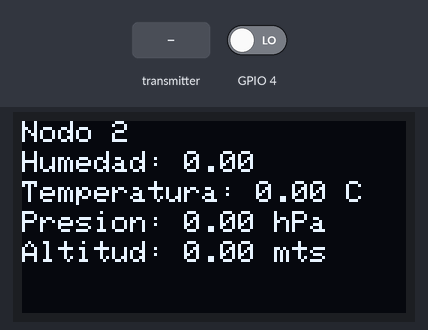
A sketch run on a simulated ESP32. Parts: 128×64 one-colour display. The test bench sets the inputs (shaded band); at power-on: GPIO 4 LOW. WiFi joins after 1.5 s; servers stay silent unless stated; uploads are accepted with an empty reply; what the sketch prints to the serial monitor is not drawn.

Above: at 4.7 s.
4.8 s: the transmitter starts sending id = 0
Timing chart, 0 to 7.8 s (numbered marks = the images above; inputs shaded):
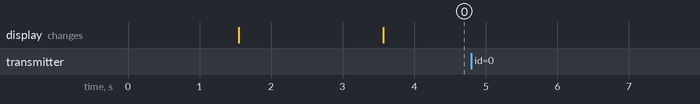

The sketch:

BaseDeDatosESP32V2.ino
```cpp
//Páginas de servicios:
//Página de referencia:
//https://www.youtube.com/watch?v=hvveBxxdx0Q

//Página de servidor gratuito:
//https://co.000webhost.com/

//SitioWeb:
//https://tomascortessitioweb.000webhostapp.com/ESP32Post.php
//Contraseña sitio WEB:
//W(4ybxdTJ#BRBvEN)KH&

//----------------------------------------------------------------Colocamos las bibliotecas--------------------------------------------------------

#include <WiFi.h>
#include <WiFiMulti.h>
#include <HTTPClient.h>

WiFiClient client;

//Tenemos un objeto para WIFI:
WiFiMulti wifiMulti;

//Bibliotecas de Sebas:
#include <esp_now.h>
#include <Adafruit_GFX.h>
#include <Adafruit_SSD1306.h>


//---------------------VARIABLES GLOBALES-------------------------
//Definimos un tiempo de espera para que detecte una red y se conecte:
const uint32_t TiempoEsperaWifi = 5000;
//Colocamos el servidor:
WiFiServer servidor(80);

//Variables de Sebastián:
#define SCREEN_WIDTH 128 // OLED width,  in pixels
#define SCREEN_HEIGHT 64 // OLED height, in pixels

//----------------VARIABLES GLOBALES De los DATOS-------------------
//Va a llegar: Orientacion x, orientacion, y, Temperatura, humedad, presion, altitud,
float orientationX = 5;
float orientationY = 4;
float temperatura = 3;
float humedad = 2;
float presion = 1;
float altitud = 2;


//-------------------- ESTRUCTURA De los DATOS---------------------
// create an OLED display object connected to I2C
Adafruit_SSD1306 oled(SCREEN_WIDTH, SCREEN_HEIGHT, &Wire, -1);

typedef struct struct_message {
    int id; // must be unique for each sender board
    float dato1;
    float dato2;
    float dato3;
    float dato4;
} struct_message;

// Create a struct_message called myData
struct_message myData;

// Create a structure to hold the readings from each board
struct_message board1;
struct_message board2;

struct_message boardsStruct[2] = {board1, board2};


//---------------- Para las funciones de Sebastián --------------------
void OnDataRecv(const uint8_t * mac_addr, const uint8_t *incomingData, int len) {
  char macStr[18];
  Serial.print("Packet received from: ");
  snprintf(macStr, sizeof(macStr), "%02x:%02x:%02x:%02x:%02x:%02x",
           mac_addr[0], mac_addr[1], mac_addr[2], mac_addr[3], mac_addr[4], mac_addr[5]);
  Serial.println(macStr);
  memcpy(&myData, incomingData, sizeof(myData));
  Serial.printf("Board ID %u: %u bytes\n", myData.id, len);
  // Update the structures with the new incoming data
  boardsStruct[myData.id-1].dato1 = myData.dato1;
  boardsStruct[myData.id-1].dato2 = myData.dato2;
  boardsStruct[myData.id-1].dato3 = myData.dato3;
  boardsStruct[myData.id-1].dato4 = myData.dato4;

  Serial.printf("%f",boardsStruct[myData.id-1].dato1);
  Serial.printf("%f",boardsStruct[myData.id-1].dato2);
  Serial.printf("%f",boardsStruct[myData.id-1].dato3);
  Serial.printf("%f",boardsStruct[myData.id-1].dato4);
  Serial.println();
}
//%%%%%%%%%%%%%%%%%%%%%%%%%%%%%%%%%%%%%%%%%%%%%%%%%%%%%%

void Nodo1() {
  oled.setCursor(0, 10);       // set position to display
  oled.println("oreintacion X: "+ String(boardsStruct[0].dato1)); // set text
  //Leemos las variables:
  orientationX = boardsStruct[0].dato1;

  oled.setCursor(0, 20);       // set position to display
  oled.println("orientacion Y: "+String(boardsStruct[0].dato2)); // set text
  //Leemos las variables:
  orientationY = boardsStruct[0].dato2;

  oled.setCursor(0, 30);       // set position to display
  if(boardsStruct[0].dato3 == 0){
    oled.println("el objeto esta lejos"); // set text
  }
  else{
    oled.println("el objeto esta cerca"); // set text
  }

  oled.setCursor(0, 40);       // set position to display
  oled.println("T: "+String(boardsStruct[0].dato4)+" C"); // set text

}
//%%%%%%%%%%%%%%%%%%%%%%%%%%%%%%%%%%%%%%%%%%%%%%%%%%%%%%

void Nodo2(){

  oled.setCursor(0, 10);       // set position to display
  oled.println("Humedad: "+String(boardsStruct[1].dato1)); // set text
  humedad = boardsStruct[1].dato1;

  oled.setCursor(0, 20);       // set position to display
  oled.println("Temperatura: " +String(boardsStruct[1].dato2)+" C"); // set text
  temperatura = boardsStruct[1].dato2;
  //temperatura = 1;

  oled.setCursor(0, 30);       // set position to display
  oled.println("Presion: "+String(boardsStruct[1].dato3) +" hPa"); // set text
  presion = boardsStruct[1].dato3;

  oled.setCursor(0, 40);       // set position to display
  oled.println("Altitud: "+String(boardsStruct[1].dato4) + " mts"); // set text
  altitud = boardsStruct[1].dato4;

}


//----------------------------------------------------------------------Setup--------------------------------------------------------------------
void setup() {

  //Pin definido por Sebastián:
  pinMode(4,INPUT);

  WiFi.mode(WIFI_STA);
  Serial.println(WiFi.macAddress());

  //De Tomás:
  Serial.begin(115200);
  //Colocamos el mensaje para arrancar la configuración.
  Serial.println("---Inicializando multi WIFI---");
  delay(10);

  MultiRed();

  //Para la parte del servidor:
  Serial.println(WiFi.localIP());
  servidor.begin(); // iniciamos el servidor
  //Fin de Tomás.

  if (!oled.begin(SSD1306_SWITCHCAPVCC, 0x3C)) {
    Serial.println(F("failed to start SSD1306 OLED"));
    while (1);
  }

  if (esp_now_init() != ESP_OK) {
  Serial.println("Error initializing ESP-NOW");
  return;
  }
  esp_now_register_recv_cb(OnDataRecv);

  //!!!Tener cuidado con este tiempo por que se puede colar al tiempo de envío:
  delay(2000);
}


//------------------------------------------------------------------------LOOP------------------------------------------------------------------


void loop() {

  //Código de Sebas
  oled.clearDisplay(); // clear display
  oled.setTextSize(1);         // set text size
  oled.setTextColor(WHITE);    // set text color

  if(digitalRead(4)== HIGH)
  {
    oled.setCursor(0, 0);       // set position to display
    oled.println("Nodo 1"); // set text
    Nodo1();
  }
  else
  {
    oled.setCursor(0, 0);       // set position to display
    oled.println("Nodo 2"); // set text
    Nodo2();
  }

  oled.display();
  //Fin código de Sebas

  //Enviamos los datos:
  envioDatos();

}


//----------------------------------------------------------------Para el envio de datos-------------------------------------------------------------
void envioDatos(){

  if(WiFi.status()==WL_CONNECTED){
    HTTPClient http;
    //Colocamos en una cadena los datos que vamos a enviar:
    String datos_a_enviar = "orientationX= " + String(orientationX) + "&orientationY= " + String(orientationY) + "&temperatura= " + String(temperatura) +
    "&humedad=" + String(humedad) +"&presion= " + String(presion) + "&altitud=" + String(altitud);

    //Colocamos comentario para verificar que se envíe el mensaje:
    Serial.println("Los datos a enviar son:" + datos_a_enviar);

    //Colocamos la dirección:
    http.begin(client,"http://tomascortessitioweb.000webhostapp.com/ESP32Post.php");
    http.addHeader("Content-Type", "application/x-www-form-urlencoded");

    int codigo_respuesta = http.POST(datos_a_enviar);

    if(codigo_respuesta > 0){

      Serial.println("Código HTTP: " + String(codigo_respuesta));
      if(codigo_respuesta == 200){
        String cuerpo_respuesta = http.getString();
        Serial.println("El servidor respondió: ");
        Serial.println(cuerpo_respuesta);
      }
    }else{
      Serial.print("Error enviado POST, código: ");
      Serial.println(codigo_respuesta);
    }
    http.end();
  }else{
    Serial.println("Error de la conexión WIFI");
  }
  //Enviamos información cada 60 segundos.
  delay(60000);
}


//-----------------------------------------------------------------------------Multi red-------------------------------------------------------------


//Función para conectar WIFI con multiples redes.
void MultiRed(){

  //El siguiente segmento nos ayuda a que el dispositivo nos permita conectarnos a diferentes redes.
    wifiMulti.addAP("flia Cortés giron", "Familia4");
    //Colocar Red de la U
    wifiMulti.addAP("Usergioarboleda", "ceskqyw2012");
    wifiMulti.addAP("LABTINY7053", "12345678");

    WiFi.mode(WIFI_STA);
    Serial.println("Connecting Wifi...");
    //Generamos que el código se refresque:
    while(wifiMulti.run(TiempoEsperaWifi) != WL_CONNECTED){
      Serial.print(" (UwU) ");
    }

    if(wifiMulti.run() == WL_CONNECTED) {
        Serial.println("");
        Serial.println("WiFi connected");
        Serial.println("IP address: ");
        Serial.println(WiFi.localIP());
    }
}
```

Measured:
- after the input at 4.8 s, every drawn part: stays the same
